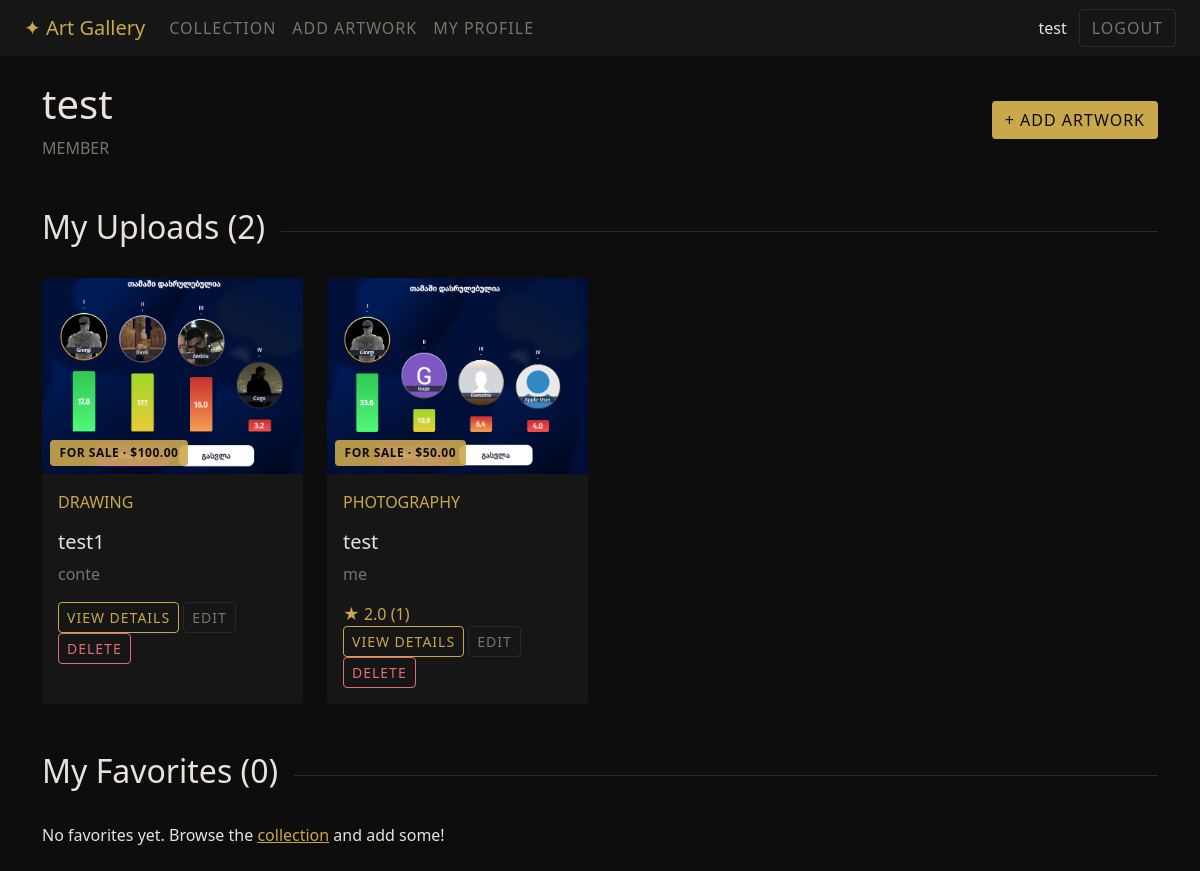
Screenshot of /profile (signed in) with the database file from the repository.
### models.py (models this page shows, shortened)
class BaseModel:
    def create(self):
        db.session.add(self)
        db.session.commit()

class User(db.Model, BaseModel, UserMixin):
    __tablename__ = "users"
    id = db.Column(db.Integer(), primary_key=True)
    username = db.Column(db.String())
    password = db.Column(db.String())
    role = db.Column(db.String(), default="Guest")
    artworks = db.relationship("Artwork", backref="owner", lazy=True)
    comments = db.relationship("Comment", backref="author", lazy=True)
    ratings = db.relationship("Rating", backref="user", lazy=True)
    favorite_artworks = db.relationship(
        "Artwork",
        secondary=favorites,
        backref=db.backref("favorited_by", lazy="dynamic"),
        lazy="dynamic",
    )
    def is_admin(self):
        return self.role == "Admin"

class Artwork(db.Model, BaseModel):
    __tablename__ = "artworks"
    id = db.Column(db.Integer(), primary_key=True)
    title = db.Column(db.String(), nullable=False)
    artist = db.Column(db.String(), nullable=False)
    category = db.Column(db.String(), nullable=False)
    description = db.Column(db.String(), nullable=False)
    image = db.Column(db.String())
    price = db.Column(db.Float(), nullable=True)
    for_sale = db.Column(db.Boolean(), default=False)
    user_id = db.Column(db.Integer(), db.ForeignKey("users.id"), nullable=True)
    comments = db.relationship("Comment", backref="artwork", lazy=True, cascade="all, delete-orphan")
    ratings = db.relationship("Rating", backref="artwork", lazy=True, cascade="all, delete-orphan")
    @property
    def average_rating(self):
        if not self.ratings:
            return None
        return round(sum(r.value for r in self.ratings) / len(self.ratings), 1)
    @property
    def rating_count(self):
        return len(self.ratings)

class Rating(db.Model, BaseModel):
    __tablename__ = "ratings"
    id = db.Column(db.Integer(), primary_key=True)
    value = db.Column(db.Integer(), nullable=False)  # 1-5
    user_id = db.Column(db.Integer(), db.ForeignKey("users.id"), nullable=False)
    artwork_id = db.Column(db.Integer(), db.ForeignKey("artworks.id"), nullable=False)
    __table_args__ = (db.UniqueConstraint("user_id", "artwork_id", name="unique_user_artwork_rating"),)

### routes.py (the view)
@app.route("/profile")
@login_required
def profile():
    my_artworks = Artwork.query.filter_by(user_id=current_user.id).order_by(Artwork.id.desc()).all()
    my_favorites = current_user.favorite_artworks.order_by(Artwork.id.desc()).all()
    return render_template(
        "profile.html",
        my_artworks=my_artworks,
        my_favorites=my_favorites,
    )

### models.py (called while the page is built)
@login_manager.user_loader
def load_user(user_id):
    return User.query.get(user_id)

### templates/profile.html (shortened to what this page needs)
{% extends 'base.html' %}
{% block content %}
<div class="page-header">
  <div>
    <h1>{{ current_user.username }}</h1>
    <span class="subtitle">{% if current_user.is_admin() %}Admin{% else %}Member{% endif %}</span>
  </div>
  <a href="/add_artwork" class="btn btn-gold">+ Add Artwork</a>
</div>
<div class="section-divider">
  <h2>My Uploads ({{ my_artworks | length }})</h2>
</div>
{% if my_artworks %}
<div class="gallery-grid">
  {% for artwork in my_artworks %}
  <div class="artwork-card">
    <div class="card-image-wrap">
      <img src="/static/images/{{ artwork.image }}" class="card-image" alt="{{ artwork.title }}">
      {% if artwork.for_sale %}
      <span class="sale-badge">For Sale{% if artwork.price %} · ${{ "%.2f"|format(artwork.price) }}{% endif %}</span>
      {% endif %}
    </div>
    <div class="card-body">
      <p class="card-category">{{ artwork.category }}</p>
      <h5 class="card-title">{{ artwork.title }}</h5>
      <p class="card-artist">{{ artwork.artist }}</p>
      {% if artwork.average_rating %}
      <p class="card-rating">★ {{ artwork.average_rating }} ({{ artwork.rating_count }})</p>
      {% endif %}
      <div class="card-actions">
        <a href="/artwork/{{ artwork.id }}" class="btn btn-outline-gold btn-sm">View Details</a>
        <a href="/update_artwork/{{ artwork.id }}" class="btn btn-ghost btn-sm">Edit</a>
        <a href="/delete_artwork/{{ artwork.id }}" class="btn btn-danger btn-sm">Delete</a>
      </div>
    </div>
  </div>
  {% endfor %}
</div>
{% else %}
<div class="empty-state">
  <p>You haven't uploaded any artworks yet.</p>
  <a href="/add_artwork" class="btn btn-gold">Add Your First Artwork</a>
</div>
{% endif %}
<div class="section-divider">
  <h2>My Favorites ({{ my_favorites | length }})</h2>
</div>
{% if my_favorites %}
<div class="gallery-grid">
  {% for artwork in my_favorites %}
  <div class="artwork-card">
    <div class="card-image-wrap">
      <img src="/static/images/{{ artwork.image }}" class="card-image" alt="{{ artwork.title }}">
      {% if artwork.for_sale %}
      <span class="sale-badge">For Sale{% if artwork.price %} · ${{ "%.2f"|format(artwork.price) }}{% endif %}</span>
      {% endif %}
    </div>
    <div class="card-body">
      <p class="card-category">{{ artwork.category }}</p>
      <h5 class="card-title">{{ artwork.title }}</h5>
      <p class="card-artist">{{ artwork.artist }}</p>
      <div class="card-actions">
        <a href="/artwork/{{ artwork.id }}" class="btn btn-outline-gold btn-sm">View Details</a>
        <form method="POST" action="/favorite/{{ artwork.id }}" class="d-inline">
          <button type="submit" class="btn btn-danger btn-sm">Remove</button>
        </form>
      </div>
    </div>
  </div>
  {% endfor %}
</div>
{% else %}
<p class="meta">No favorites yet. Browse the <a href="/" class="btn-link-gold">collection</a> and add some!</p>
{% endif %}
{% endblock %}

### templates/base.html (shortened to what this page needs)
<!doctype html>
<html lang="en">
<head>
    <link href="https://cdn.jsdelivr.net/npm/bootstrap@5.0.2/dist/css/bootstrap.min.css" rel="stylesheet">
    <link href="/static/style.css" rel="stylesheet">
</head>
<body>
<nav class="navbar navbar-expand-lg">
  <div class="container-fluid px-4">
    <a class="navbar-brand" href="/">✦ Art Gallery</a>
    <div class="collapse navbar-collapse" id="navbarMain">
      <ul class="navbar-nav me-auto mb-2 mb-lg-0">
        <li class="nav-item">
          <a class="nav-link" href="/">Collection</a>
        </li>
        {% if current_user.is_authenticated %}
        <li class="nav-item">
          <a class="nav-link" href="/add_artwork">Add Artwork</a>
        </li>
        <li class="nav-item">
          <a class="nav-link" href="/profile">My Profile</a>
        </li>
        {% endif %}
      </ul>
      <div class="d-flex align-items-center gap-2">
        {% if current_user.is_authenticated %}
        <span class="navbar-text me-1">{{ current_user.username }} {% if current_user.is_admin() %}<span class="badge-admin">Admin</span>{% endif %}</span>
        <a href="/logout" class="btn btn-ghost">Logout</a>
        {% else %}
        <a href="/login" class="btn btn-ghost">Login</a>
        <a href="/register" class="btn btn-gold">Register</a>
        {% endif %}
      </div>
    </div>
  </div>
</nav>
<div class="container my-4">
    {% block content %}{% endblock %}
</div>
</body>
</html>

### static/style.css (style rules this page uses)
body { background-color: #0d0d0d; color: #e8e2d9; }
nav { background-color: #161616; }
.navbar-brand { color: #c9a84c !important; }
.nav-link { color: #7a7468 !important; text-transform: uppercase; letter-spacing: 1px; }
.btn { text-transform: uppercase; letter-spacing: 1px; border-radius: 4px; }
.btn-gold { background-color: #c9a84c; color: #0d0d0d; }
.btn-outline-gold { background-color: transparent; color: #c9a84c; border: 1px solid #c9a84c; }
.btn-ghost { background-color: transparent; color: #7a7468; border: 1px solid #2a2a2a; }
.btn-danger { background-color: transparent; color: #e07070; border: 1px solid #e07070; }
.page-header { display: flex; justify-content: space-between; align-items: center; margin-bottom: 2rem; }
.page-header .subtitle { color: #7a7468; text-transform: uppercase; }
.gallery-grid { display: grid; grid-template-columns: repeat(auto-fill, minmax(260px, 1fr)); gap: 1.5rem; }
.artwork-card, .artist-card { background-color: #161616; border-radius: 4px; overflow: hidden; transition: 0.2s; }
.artwork-card img { width: 100%; aspect-ratio: 4 / 3; object-fit: cover; }
.artwork-card .card-body { padding: 1rem; }
.artwork-card .card-title { color: #e8e2d9; }
.artwork-card .card-artist { color: #7a7468; }
.artwork-card .card-category { color: #c9a84c; text-transform: uppercase; }
.section-divider { display: flex; align-items: center; gap: 1rem; margin: 3rem 0 1.5rem; }
.section-divider::after { content: ""; flex: 1; height: 1px; background-color: #2a2a2a; }
.card-image-wrap { position: relative; }
.sale-badge { position: absolute; bottom: 0.5rem; left: 0.5rem; background-color: rgba(201, 168, 76, 0.9); color: #0d0d0d; font-size: 0.75rem; font-weight: 600; text-transform: uppercase; letter-spacing: 0.5px; padding: 0.25rem 0.6rem; border-radius: 4px; }
.card-rating, .detail-rating { color: #c9a84c; margin-bottom: 0; }
.btn-link-gold { color: #c9a84c; text-decoration: underline; }

### rows the page displays
User: username "test"
Artwork: image (picture), price "100.00", category "DRAWING", title "test1", artist "conte"
Artwork: image (picture), price "50.00", category "PHOTOGRAPHY", title "test", artist "me", average_rating "2.0", rating_count "1"

### other values shown
{{ my_artworks | length }} "2"
{{ my_favorites | length }} "0"
